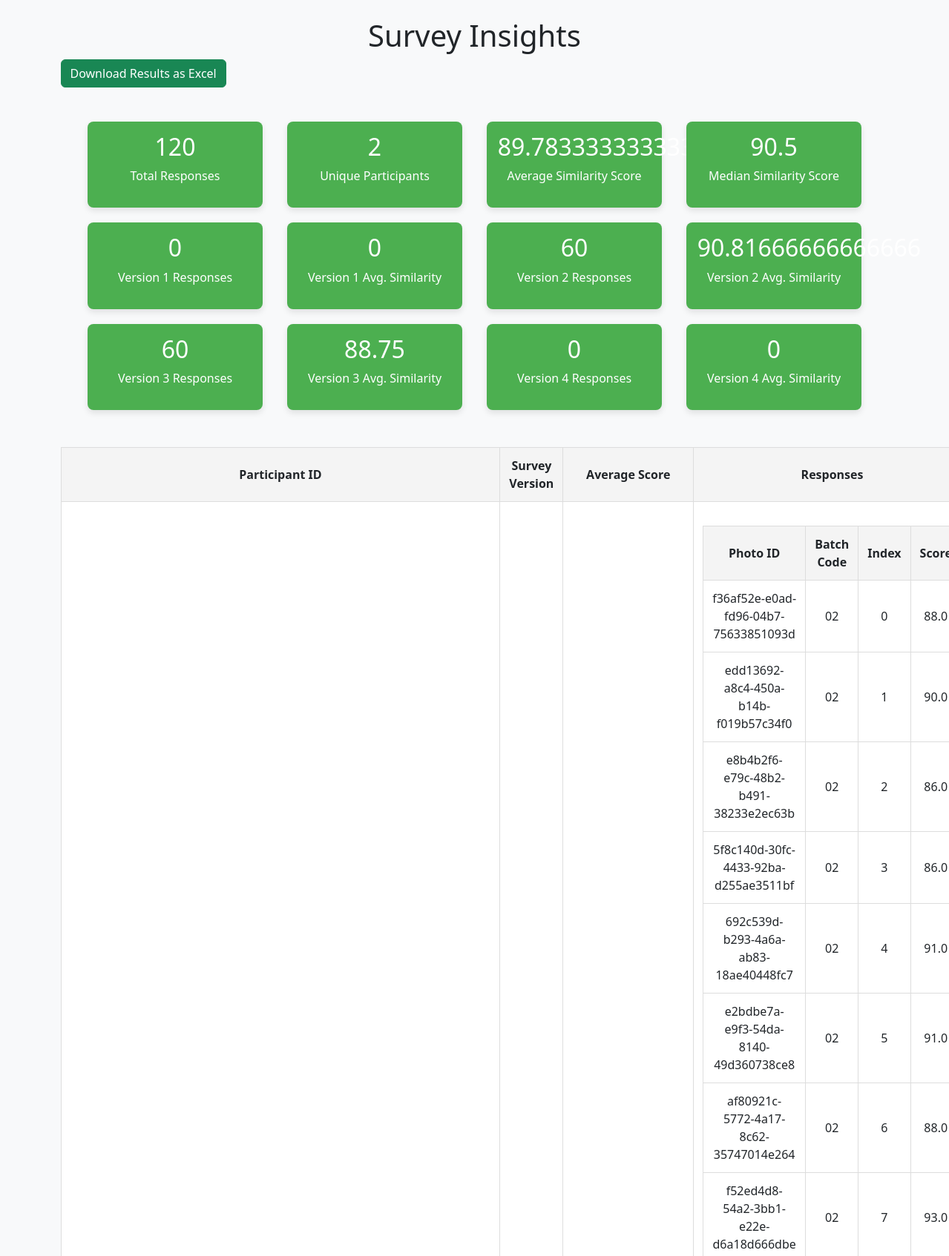
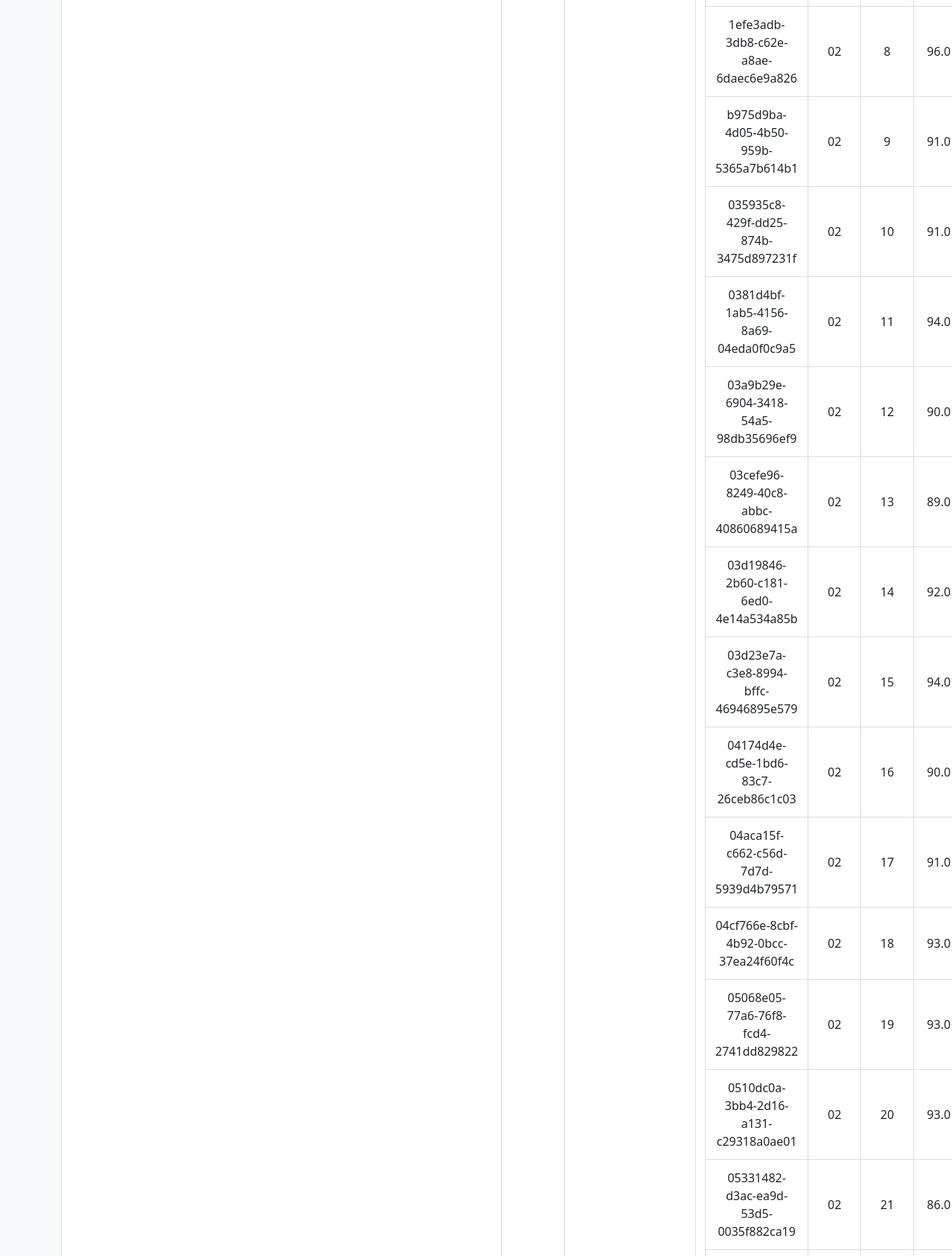
Screenshot of /results (signed in, upper part) with the database file from the repository (2 pictures, top to bottom).
### app.py (models this page shows)
class Response(db.Model):
    id = db.Column(db.Integer, primary_key=True)
    participant_id = db.Column(db.String(100), nullable=False)
    consent_id = db.Column(db.String(100), nullable=False)
    version = db.Column(db.Integer, nullable=False)
    image_index = db.Column(db.Integer, nullable=False)
    similarity_score = db.Column(db.Float, nullable=False)
    completed = db.Column(db.Boolean, default=False, nullable=False)
    batch_code = db.Column(db.String(6), nullable=False)  # Assumes you store this info
    photo_id = db.Column(db.String(100), nullable=False)  # New column for photo ID
    completion_code = db.Column(
        db.String(10), nullable=True
    )  # New column for completion code
    mturk_id = db.Column(
        db.String(100), nullable=True
    )  # New column for Worker MTurk ID
    image_displayed = db.Column(db.Boolean, default=True, nullable=False)  # New column

### app.py (the view, shortened to what this page needs)
@app.route("/results", methods=["GET", "POST"])
def results():
    responses = Response.query.filter_by(completed=True).all()
    participants = set(response.participant_id for response in responses)
    total_responses = len(responses)
    unique_participants = len(participants)
    similarity_scores = [response.similarity_score for response in responses]
    average_similarity = sum(similarity_scores) / len(similarity_scores)
    from statistics import median
    median_similarity = median(similarity_scores)
    version_counts = {i: 0 for i in range(1, 11)}  # Defaults to 0 for 1-10
    version_average_similarity = {i: [] for i in range(1, 11)}
    for response in responses:
        version_counts[response.version] += 1
        version_average_similarity[response.version].append(response.similarity_score)
    for version in version_average_similarity:
        scores = version_average_similarity[version]
        version_average_similarity[version] = sum(scores) / len(scores) if scores else 0
    participant_data = []
    for participant in participants:
        participant_responses = [
            r for r in responses if r.participant_id == participant
        ]
        avg_score = sum(r.similarity_score for r in participant_responses) / len(
            participant_responses
        )
        participant_data.append(
            {
                "id": participant,
                "version": (
                    participant_responses[0].version if participant_responses else None
                ),
                "average_score": avg_score,
                "responses": participant_responses,  # Include all responses from this participant
            }
        )
    return render_template(
        "results.html",
        total_responses=total_responses,
        total_participants=unique_participants,
        average_similarity=average_similarity,
        median_similarity=median_similarity,
        version_counts=version_counts,
        version_average_similarity=version_average_similarity,
        participant_data=participant_data,
    )

### templates/results.html (shortened to what this page needs)
<!DOCTYPE html>
<html lang="en">
<head>
    <link href="https://cdn.jsdelivr.net/npm/bootstrap@5.3.3/dist/css/bootstrap.min.css" rel="stylesheet">
</head>
<body class="bg-light">
    <div class="container my-4">
        <h1 class="text-center">Survey Insights</h1>
        <a href="/download_results" class="btn btn-success mb-3">Download Results as Excel</a>
        <div class="dashboard">
            <div class="dashboard_item">
                <h2>{{ total_responses }}</h2>
                <p>Total Responses</p>
            </div>
            <div class="dashboard_item">
                <h2>{{ total_participants }}</h2>
                <p>Unique Participants</p>
            </div>
            <div class="dashboard_item" title="Average Similarity Score across all responses">
                <h2>{{ average_similarity }}</h2>
                <p>Average Similarity Score</p>
            </div>
            <div class="dashboard_item" title="Median Similarity Score across all responses">
                <h2>{{ median_similarity }}</h2>
                <p>Median Similarity Score</p>
            </div>
            {% for i in range(1, 5) %}
            <div class="dashboard_item">
                <h2>{{ version_counts[i] }}</h2>
                <p>Version {{ i }} Responses</p>
            </div>
            <div class="dashboard_item" title="Average Similarity for Version {{ i }}">
                <h2>{{ version_average_similarity[i] }}</h2>
                <p>Version {{ i }} Avg. Similarity</p>
            </div>
            {% endfor %}
        </div>
        <table>
            <thead>
                <tr>
                    <th>Participant ID</th>
                    <th>Survey Version</th>
                    <th>Average Score</th>
                    <th>Responses</th>
                </tr>
            </thead>
            <tbody>
                {% for participant in participant_data %}
                <tr>
                    <td>{{ participant.id }}</td>
                    <td>{{ participant.version }}</td>
                    <td>{{ participant.average_score }}</td>
                    <td>
                        <table>
                            <thead>
                                <tr>
                                    <th>Photo ID</th>
                                    <th>Batch Code</th>
                                    <th>Index</th>
                                    <th>Score</th>
                                </tr>
                            </thead>
                            <tbody>
                                {% for response in participant.responses %}
                                <tr>
                                    <td>{{ response.photo_id }}</td>
                                    <td>{{ response.batch_code }}</td>
                                    <td>{{ response.image_index }}</td>
                                    <td>{{ response.similarity_score }}</td>
                                </tr>
                                {% endfor %}
                            </tbody>
                        </table>
                    </td>
                </tr>
                {% endfor %}
            </tbody>
        </table>
    </div>
</body>
</html>

### templates/results.html (style rules this page uses)
body { background-color: #f9f9f9; }
.dashboard { display: flex; justify-content: space-around; flex-wrap: wrap; padding: 20px; }
.dashboard_item { width: 22%; padding: 15px; background-color: #4CAF50; color: #fff; text-align: center; border-radius: 8px; margin: 10px; box-shadow: 0 4px 8px rgba(0, 0, 0, 0.1); }
table { width: 90%; margin: 20px auto; border-collapse: collapse; background-color: #fff; }
th, td { border: 1px solid #ddd; padding: 12px; text-align: center; }
th { background-color: #f4f4f4; font-weight: bold; }

### rows the page displays
Response: photo_id "f36af52e-e0ad-fd96-04b7-75633851093d", batch_code "02", image_index "0", similarity_score "88.0"
Response: photo_id "edd13692-a8c4-450a-b14b-f019b57c34f0", batch_code "02", image_index "1", similarity_score "90.0"
Response: photo_id "e8b4b2f6-e79c-48b2-b491-38233e2ec63b", batch_code "02", image_index "2", similarity_score "86.0"
Response: photo_id "5f8c140d-30fc-4433-92ba-d255ae3511bf", batch_code "02", image_index "3", similarity_score "86.0"
Response: photo_id "692c539d-b293-4a6a-ab83-18ae40448fc7", batch_code "02", image_index "4", similarity_score "91.0"
Response: photo_id "e2bdbe7a-e9f3-54da-8140-49d360738ce8", batch_code "02", image_index "5", similarity_score "91.0"
Response: photo_id "af80921c-5772-4a17-8c62-35747014e264", batch_code "02", image_index "6", similarity_score "88.0"
Response: photo_id "f52ed4d8-54a2-3bb1-e22e-d6a18d666dbe", batch_code "02", image_index "7", similarity_score "93.0"
Response: photo_id "1efe3adb-3db8-c62e-a8ae-6daec6e9a826", batch_code "02", image_index "8", similarity_score "96.0"
Response: photo_id "b975d9ba-4d05-4b50-959b-5365a7b614b1", batch_code "02", image_index "9", similarity_score "91.0"
Response: photo_id "035935c8-429f-dd25-874b-3475d897231f", batch_code "02", image_index "10", similarity_score "91.0"
Response: photo_id "0381d4bf-1ab5-4156-8a69-04eda0f0c9a5", batch_code "02", image_index "11", similarity_score "94.0"
Response: photo_id "03a9b29e-6904-3418-54a5-98db35696ef9", batch_code "02", image_index "12", similarity_score "90.0"
Response: photo_id "03cefe96-8249-40c8-abbc-40860689415a", batch_code "02", image_index "13", similarity_score "89.0"
Response: photo_id "03d19846-2b60-c181-6ed0-4e14a534a85b", batch_code "02", image_index "14", similarity_score "92.0"
Response: photo_id "03d23e7a-c3e8-8994-bffc-46946895e579", batch_code "02", image_index "15", similarity_score "94.0"
Response: photo_id "04174d4e-cd5e-1bd6-83c7-26ceb86c1c03", batch_code "02", image_index "16", similarity_score "90.0"
Response: photo_id "04aca15f-c662-c56d-7d7d-5939d4b79571", batch_code "02", image_index "17", similarity_score "91.0"
Response: photo_id "04cf766e-8cbf-4b92-0bcc-37ea24f60f4c", batch_code "02", image_index "18", similarity_score "93.0"
Response: photo_id "05068e05-77a6-76f8-fcd4-2741dd829822", batch_code "02", image_index "19", similarity_score "93.0"
Response: photo_id "0510dc0a-3bb4-2d16-a131-c29318a0ae01", batch_code "02", image_index "20", similarity_score "93.0"
Response: photo_id "05331482-d3ac-ea9d-53d5-0035f882ca19", batch_code "02", image_index "21", similarity_score "86.0"

### other values shown
{{ total_responses }} "120"
{{ total_participants }} "2"
{{ average_similarity }} "89.78333333333333"
{{ median_similarity }} "90.5"
{{ version_counts[i] }} "0" "60" "60" "0"
{{ i }} "1" "2" "3" "4"
{{ version_average_similarity[i] }} "0" "90.81666666666666" "88.75" "0"
